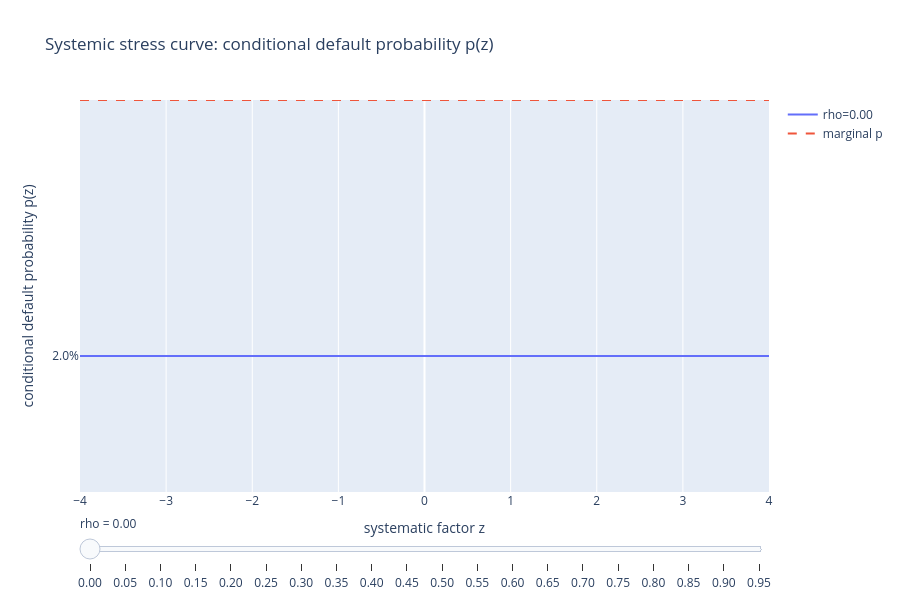

Notebook cell for this chart:
### Code cell
z_grid = np.linspace(-4.0, 4.0, 700)
rho_slider_values = np.round(np.linspace(0.0, 0.95, 20), 2)

fig = go.Figure()

for i, rho in enumerate(rho_slider_values):
    p_z = conditional_default_probability(z_grid, p=p, rho=float(rho))

    fig.add_trace(
        go.Scatter(
            x=z_grid,
            y=p_z,
            mode="lines",
            name=fr"rho={rho:.2f}",
            visible=(i == 0),
            hovertemplate="z=%{x:.2f}<br>p(z)=%{y:.3%}<extra></extra>",
        )
    )

# Marginal p reference line, always visible.
fig.add_trace(
    go.Scatter(
        x=z_grid,
        y=np.full_like(z_grid, p),
        mode="lines",
        name="marginal p",
        line=dict(dash="dash"),
        visible=True,
        hovertemplate="marginal p=%{y:.3%}<extra></extra>",
    )
)

steps = []
for i, rho in enumerate(rho_slider_values):
    visible = [False] * len(rho_slider_values) + [True]
    visible[i] = True

    stress_p = conditional_default_probability(3.0, p=p, rho=float(rho))
    title = (
        "Systemic stress curve: "
        f"rho={rho:.2f}, p(Z=3)={stress_p:.2%}"
    )

    steps.append(
        dict(
            method="update",
            args=[
                {"visible": visible},
                {"title": title},
            ],
            label=f"{rho:.2f}",
        )
    )

fig.update_layout(
    title="Systemic stress curve: conditional default probability p(z)",
    xaxis_title="systematic factor z",
    yaxis_title="conditional default probability p(z)",
    yaxis_tickformat=".1%",
    hovermode="x unified",
    height=600,
    sliders=[dict(active=0, currentvalue={"prefix": "rho = "}, steps=steps)],
)

fig.show()
# export_interactive_figure(fig, "01_conditional_default_probability_slider.html")

### Figure 1 — Plotly figure (JSON) as saved in the notebook; plotly's stock layout.template omitted (floating-point values rounded to 4 significant figures; data arrays with more than 128 entries replaced by an {"elided": "..."} marker saying what was removed)
{"data": [{"hovertemplate": "z=%{x:.2f}<br>p(z)=%{y:.3%}<extra></extra>", "mode": "lines", "name": "rho=0.00", "type": "scatter", "visible": true, "x": {"elided": "700 float values"}, "y": {"elided": "700 float values"}}, {"hovertemplate": "z=%{x:.2f}<br>p(z)=%{y:.3%}<extra></extra>", "mode": "lines", "name": "rho=0.05", "type": "scatter", "visible": false, "x": {"elided": "700 float values"}, "y": {"elided": "700 float values"}}, {"hovertemplate": "z=%{x:.2f}<br>p(z)=%{y:.3%}<extra></extra>", "mode": "lines", "name": "rho=0.10", "type": "scatter", "visible": false, "x": {"elided": "700 float values"}, "y": {"elided": "700 float values"}}, {"hovertemplate": "z=%{x:.2f}<br>p(z)=%{y:.3%}<extra></extra>", "mode": "lines", "name": "rho=0.15", "type": "scatter", "visible": false, "x": {"elided": "700 float values"}, "y": {"elided": "700 float values"}}, {"hovertemplate": "z=%{x:.2f}<br>p(z)=%{y:.3%}<extra></extra>", "mode": "lines", "name": "rho=0.20", "type": "scatter", "visible": false, "x": {"elided": "700 float values"}, "y": {"elided": "700 float values"}}, {"hovertemplate": "z=%{x:.2f}<br>p(z)=%{y:.3%}<extra></extra>", "mode": "lines", "name": "rho=0.25", "type": "scatter", "visible": false, "x": {"elided": "700 float values"}, "y": {"elided": "700 float values"}}, {"hovertemplate": "z=%{x:.2f}<br>p(z)=%{y:.3%}<extra></extra>", "mode": "lines", "name": "rho=0.30", "type": "scatter", "visible": false, "x": {"elided": "700 float values"}, "y": {"elided": "700 float values"}}, {"hovertemplate": "z=%{x:.2f}<br>p(z)=%{y:.3%}<extra></extra>", "mode": "lines", "name": "rho=0.35", "type": "scatter", "visible": false, "x": {"elided": "700 float values"}, "y": {"elided": "700 float values"}}, {"hovertemplate": "z=%{x:.2f}<br>p(z)=%{y:.3%}<extra></extra>", "mode": "lines", "name": "rho=0.40", "type": "scatter", "visible": false, "x": {"elided": "700 float values"}, "y": {"elided": "700 float values"}}, {"hovertemplate": "z=%{x:.2f}<br>p(z)=%{y:.3%}<extra></extra>", "mode": "lines", "name": "rho=0.45", "type": "scatter", "visible": false, "x": {"elided": "700 float values"}, "y": {"elided": "700 float values"}}, {"hovertemplate": "z=%{x:.2f}<br>p(z)=%{y:.3%}<extra></extra>", "mode": "lines", "name": "rho=0.50", "type": "scatter", "visible": false, "x": {"elided": "700 float values"}, "y": {"elided": "700 float values"}}, {"hovertemplate": "z=%{x:.2f}<br>p(z)=%{y:.3%}<extra></extra>", "mode": "lines", "name": "rho=0.55", "type": "scatter", "visible": false, "x": {"elided": "700 float values"}, "y": {"elided": "700 float values"}}, {"hovertemplate": "z=%{x:.2f}<br>p(z)=%{y:.3%}<extra></extra>", "mode": "lines", "name": "rho=0.60", "type": "scatter", "visible": false, "x": {"elided": "700 float values"}, "y": {"elided": "700 float values"}}, {"hovertemplate": "z=%{x:.2f}<br>p(z)=%{y:.3%}<extra></extra>", "mode": "lines", "name": "rho=0.65", "type": "scatter", "visible": false, "x": {"elided": "700 float values"}, "y": {"elided": "700 float values"}}, {"hovertemplate": "z=%{x:.2f}<br>p(z)=%{y:.3%}<extra></extra>", "mode": "lines", "name": "rho=0.70", "type": "scatter", "visible": false, "x": {"elided": "700 float values"}, "y": {"elided": "700 float values"}}, {"hovertemplate": "z=%{x:.2f}<br>p(z)=%{y:.3%}<extra></extra>", "mode": "lines", "name": "rho=0.75", "type": "scatter", "visible": false, "x": {"elided": "700 float values"}, "y": {"elided": "700 float values"}}, {"hovertemplate": "z=%{x:.2f}<br>p(z)=%{y:.3%}<extra></extra>", "mode": "lines", "name": "rho=0.80", "type": "scatter", "visible": false, "x": {"elided": "700 float values"}, "y": {"elided": "700 float values"}}, {"hovertemplate": "z=%{x:.2f}<br>p(z)=%{y:.3%}<extra></extra>", "mode": "lines", "name": "rho=0.85", "type": "scatter", "visible": false, "x": {"elided": "700 float values"}, "y": {"elided": "700 float values"}}, {"hovertemplate": "z=%{x:.2f}<br>p(z)=%{y:.3%}<extra></extra>", "mode": "lines", "name": "rho=0.90", "type": "scatter", "visible": false, "x": {"elided": "700 float values"}, "y": {"elided": "700 float values"}}, {"hovertemplate": "z=%{x:.2f}<br>p(z)=%{y:.3%}<extra></extra>", "mode": "lines", "name": "rho=0.95", "type": "scatter", "visible": false, "x": {"elided": "700 float values"}, "y": {"elided": "700 float values"}}, {"hovertemplate": "marginal p=%{y:.3%}<extra></extra>", "line": {"dash": "dash"}, "mode": "lines", "name": "marginal p", "type": "scatter", "visible": true, "x": {"elided": "700 float values"}, "y": {"elided": "700 float values"}}], "layout": {"height": 600, "hovermode": "x unified", "sliders": [{"active": 0, "currentvalue": {"prefix": "rho = "}, "steps": [{"args": [{"visible": [true, false, false, false, false, false, false, false, false, false, false, false, false, false, false, false, false, false, false, false, true]}, {"title": "Systemic stress curve: rho=0.00, p(Z=3)=2.00%"}], "label": "0.00", "method": "update"}, {"args": [{"visible": [false, true, false, false, false, false, false, false, false, false, false, false, false, false, false, false, false, false, false, false, true]}, {"title": "Systemic stress curve: rho=0.05, p(Z=3)=2.83%"}], "label": "0.05", "method": "update"}, {"args": [{"visible": [false, false, true, false, false, false, false, false, false, false, false, false, false, false, false, false, false, false, false, false, true]}, {"title": "Systemic stress curve: rho=0.10, p(Z=3)=3.90%"}], "label": "0.10", "method": "update"}, {"args": [{"visible": [false, false, false, true, false, false, false, false, false, false, false, false, false, false, false, false, false, false, false, false, true]}, {"title": "Systemic stress curve: rho=0.15, p(Z=3)=5.24%"}], "label": "0.15", "method": "update"}, {"args": [{"visible": [false, false, false, false, true, false, false, false, false, false, false, false, false, false, false, false, false, false, false, false, true]}, {"title": "Systemic stress curve: rho=0.20, p(Z=3)=6.89%"}], "label": "0.20", "method": "update"}, {"args": [{"visible": [false, false, false, false, false, true, false, false, false, false, false, false, false, false, false, false, false, false, false, false, true]}, {"title": "Systemic stress curve: rho=0.25, p(Z=3)=8.91%"}], "label": "0.25", "method": "update"}, {"args": [{"visible": [false, false, false, false, false, false, true, false, false, false, false, false, false, false, false, false, false, false, false, false, true]}, {"title": "Systemic stress curve: rho=0.30, p(Z=3)=11.32%"}], "label": "0.30", "method": "update"}, {"args": [{"visible": [false, false, false, false, false, false, false, true, false, false, false, false, false, false, false, false, false, false, false, false, true]}, {"title": "Systemic stress curve: rho=0.35, p(Z=3)=14.20%"}], "label": "0.35", "method": "update"}, {"args": [{"visible": [false, false, false, false, false, false, false, false, true, false, false, false, false, false, false, false, false, false, false, false, true]}, {"title": "Systemic stress curve: rho=0.40, p(Z=3)=17.58%"}], "label": "0.40", "method": "update"}, {"args": [{"visible": [false, false, false, false, false, false, false, false, false, true, false, false, false, false, false, false, false, false, false, false, true]}, {"title": "Systemic stress curve: rho=0.45, p(Z=3)=21.53%"}], "label": "0.45", "method": "update"}, {"args": [{"visible": [false, false, false, false, false, false, false, false, false, false, true, false, false, false, false, false, false, false, false, false, true]}, {"title": "Systemic stress curve: rho=0.50, p(Z=3)=26.13%"}], "label": "0.50", "method": "update"}, {"args": [{"visible": [false, false, false, false, false, false, false, false, false, false, false, true, false, false, false, false, false, false, false, false, true]}, {"title": "Systemic stress curve: rho=0.55, p(Z=3)=31.44%"}], "label": "0.55", "method": "update"}, {"args": [{"visible": [false, false, false, false, false, false, false, false, false, false, false, false, true, false, false, false, false, false, false, false, true]}, {"title": "Systemic stress curve: rho=0.60, p(Z=3)=37.56%"}], "label": "0.60", "method": "update"}, {"args": [{"visible": [false, false, false, false, false, false, false, false, false, false, false, false, false, true, false, false, false, false, false, false, true]}, {"title": "Systemic stress curve: rho=0.65, p(Z=3)=44.57%"}], "label": "0.65", "method": "update"}, {"args": [{"visible": [false, false, false, false, false, false, false, false, false, false, false, false, false, false, true, false, false, false, false, false, true]}, {"title": "Systemic stress curve: rho=0.70, p(Z=3)=52.58%"}], "label": "0.70", "method": "update"}, {"args": [{"visible": [false, false, false, false, false, false, false, false, false, false, false, false, false, false, false, true, false, false, false, false, true]}, {"title": "Systemic stress curve: rho=0.75, p(Z=3)=61.67%"}], "label": "0.75", "method": "update"}, {"args": [{"visible": [false, false, false, false, false, false, false, false, false, false, false, false, false, false, false, false, true, false, false, false, true]}, {"title": "Systemic stress curve: rho=0.80, p(Z=3)=71.81%"}], "label": "0.80", "method": "update"}, {"args": [{"visible": [false, false, false, false, false, false, false, false, false, false, false, false, false, false, false, false, false, true, false, false, true]}, {"title": "Systemic stress curve: rho=0.85, p(Z=3)=82.69%"}], "label": "0.85", "method": "update"}, {"args": [{"visible": [false, false, false, false, false, false, false, false, false, false, false, false, false, false, false, false, false, false, true, false, true]}, {"title": "Systemic stress curve: rho=0.90, p(Z=3)=93.09%"}], "label": "0.90", "method": "update"}, {"args": [{"visible": [false, false, false, false, false, false, false, false, false, false, false, false, false, false, false, false, false, false, false, true, true]}, {"title": "Systemic stress curve: rho=0.95, p(Z=3)=99.46%"}], "label": "0.95", "method": "update"}]}], "title": {"text": "Systemic stress curve: conditional default probability p(z)"}, "xaxis": {"title": {"text": "systematic factor z"}}, "yaxis": {"tickformat": ".1%", "title": {"text": "conditional default probability p(z)"}}}}
